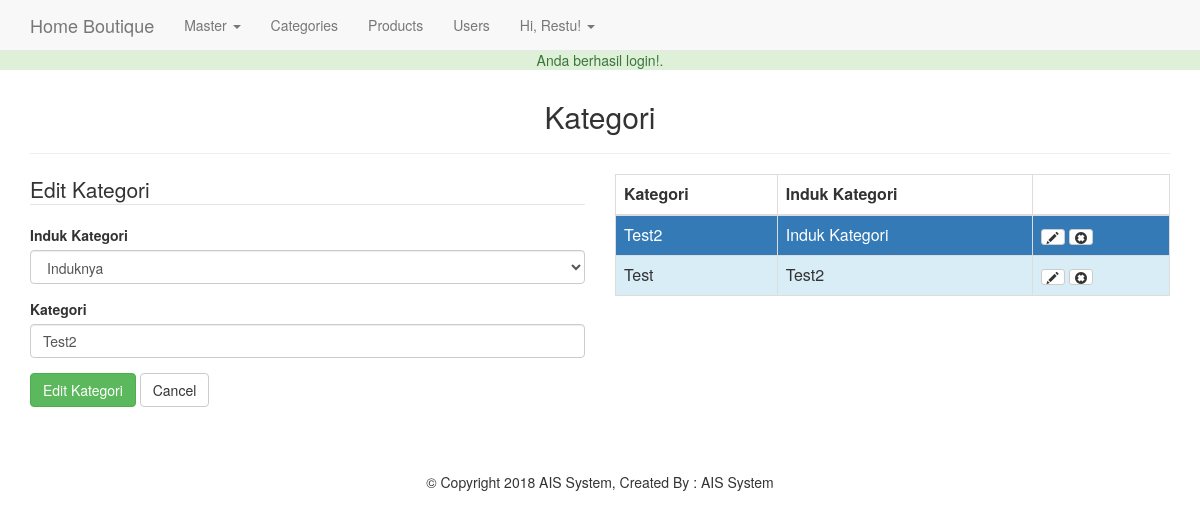
The app's page /admin/categories.php?edit=2 (signed in) with its own data.
### tables this page shows
CREATE TABLE `kategori`  (
  `id_kategori` int(5) NOT NULL AUTO_INCREMENT,
  `Nama_kategori` varchar(50) NULL DEFAULT NULL,
  `parent` int(5) NULL DEFAULT NULL,
  PRIMARY KEY (`id_kategori`) USING BTREE
);

### helpers/helpers.php (called while the page is built, shortened)
<?php
function sanitize($dirty){
  return htmlentities($dirty,ENT_QUOTES,"UTF-8");
}

### admin/categories.php (the view, shortened to what this page needs)
<?php
  require_once $_SERVER['DOCUMENT_ROOT'].'/SandyShop/core/init.php';
  include 'includes/head.php';
  include 'includes/navigation.php';
  $category = '';
  $post_parent = '';
  if (isset($_GET['edit']) && !empty($_GET['edit'])) {
    $edit_id = (int)$_GET['edit'];
    $edit_id = sanitize($edit_id);
    $edit_sql = "SELECT * FROM kategori WHERE id_kategori = '$edit_id'";
    $edit_result = $db->query($edit_sql);
    $edit_category = mysqli_fetch_assoc($edit_result);
  }
      $display = display_errors($errors); ?>
    <?php
  $category_value = '';
  $parent_value = 0;
  if (isset($_GET['edit'])) {
    $category_value = $edit_category['Nama_kategori'];
    $parent_value = $edit_category['parent'];
  }else{
    if (isset($_POST)) {
      $category_value = $category;
      $parent_value = $post_parent;
    }
  }
?>
<div class="container">
  <h2 class="text-center">Kategori</h2><hr>
  <div class="row">
    <div class="col-md-6">
      <form class="form" action="categories.php<?=((isset($_GET['edit']))?'?edit='.$edit_id:'')?>" method="post">
        <legend><?=((isset($_GET['edit']))?'Edit':'Tambah')?> Kategori</legend>
        <div class="form-group">
          <label for="parent">Induk Kategori</label>
          <select class="form-control" name="parent" id="parent">
            <option value="0"<?=(($parent_value == 0)?'selected="selected"':'');?>>Induknya</option>
          </select>
        </div>
        <div class="form-group">
          <label for="category">Kategori</label>
          <input type="text" name="category" class="form-control" id="category" value="<?=$category_value;?>">
        </div>
        <div class="form-group">
          <input type="submit" value="<?=((isset($_GET['edit']))?'Edit':'Tambah')?> Kategori" class="btn btn-success">
          <?php if(isset($_GET['edit'])) : ?>
            <a href="categories.php" class="btn btn-default">Cancel</a>
          <?php endif; ?>
        </div>
      </form>
    </div>
    <div class="col-md-6">
      <table class="table table-bordered">
        <thead>
          <th>Kategori</th><th>Induk Kategori</th><th></th>
        </thead>
        <tbody>
          <?php
            $sql = "SELECT * FROM kategori WHERE parent = 0";
            $result = $db->query($sql);
            foreach ($result as $hasil) :
            $parent_id = (int)$hasil['id_kategori'];
            $sql2 = "SELECT * FROM kategori WHERE parent = '$parent_id'";
            $rresult = $db->query($sql2);
          ?>
            <tr class="bg-primary">
              <td><?=$hasil['Nama_kategori'];?></td>
              <td>Induk Kategori</td>
              <td>
                <a href="categories.php?edit=<?=$hasil['id_kategori'];?>" class="btn btn-xs btn-default"><span class="glyphicon glyphicon-pencil"></span></a>
                <a href="categories.php?delete=<?=$hasil['id_kategori'];?>" class="btn btn-xs btn-default"
                  onclick="return confirm('Yakin akan menghapus data ini');"><span class="glyphicon glyphicon-remove-sign"></span></a>
              </td>
            </tr>
            <?php foreach($rresult as $child) : ?>
              <tr class="bg-info">
                <td><?=$child['Nama_kategori'];?></td>
                <td><?=$hasil['Nama_kategori'];?></td>
                <td>
                  <a href="categories.php?edit=<?=$child['id_kategori'];?>" class="btn btn-xs btn-default"><span class="glyphicon glyphicon-pencil"></span></a>
                  <a href="categories.php?delete=<?=$child['id_kategori'];?>" class="btn btn-xs btn-default"
                    onclick="return confirm('Yakin akan menghapus data ini');"><span class="glyphicon glyphicon-remove-sign"></span></a>
                </td>
              </tr>
            <?php endforeach; ?>
          <?php endforeach; ?>
        </tbody>
      </table>
    </div>
  </div>
</div>
<?php include 'includes/footer.php'; ?>

### css/main.css (style rules this page uses)
body { padding-top: 50px; }

### records on screen
kategori: parent "Induknya", category "Test2", Nama_kategori "Test2"
kategori: Nama_kategori "Test"

### other values on screen
$_SESSION['success_flash'] "Anda berhasil login!."
$user_data['first'] "Restu"
